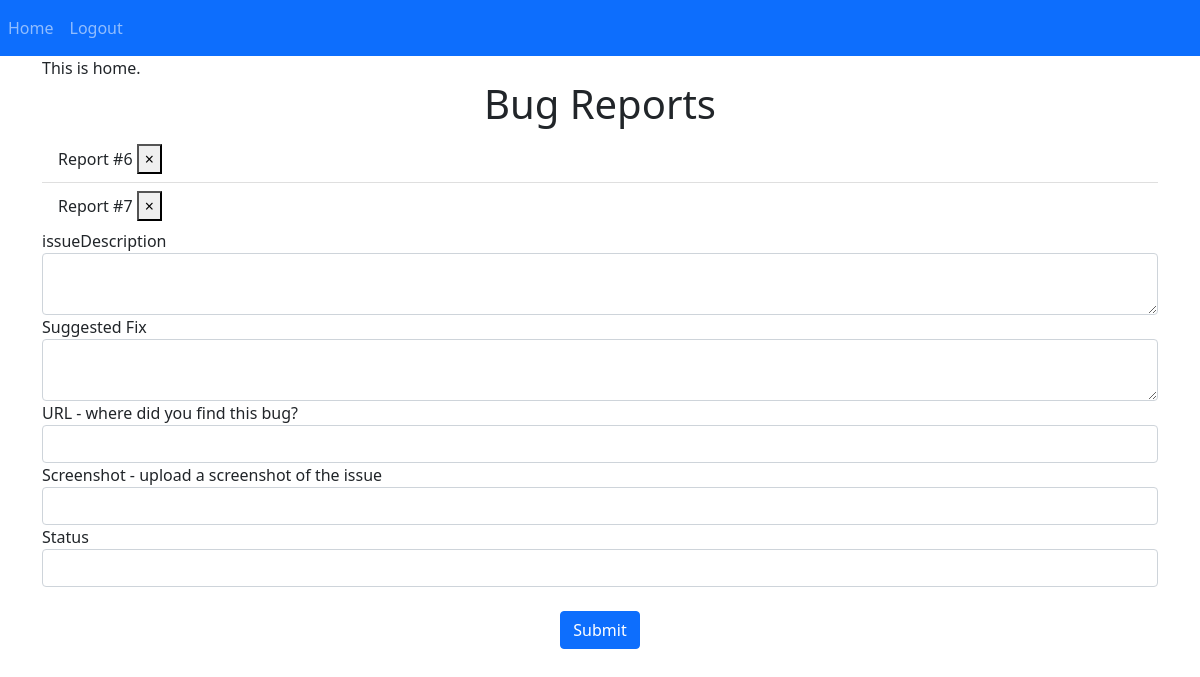
Page / (signed in) on the earlier database version.
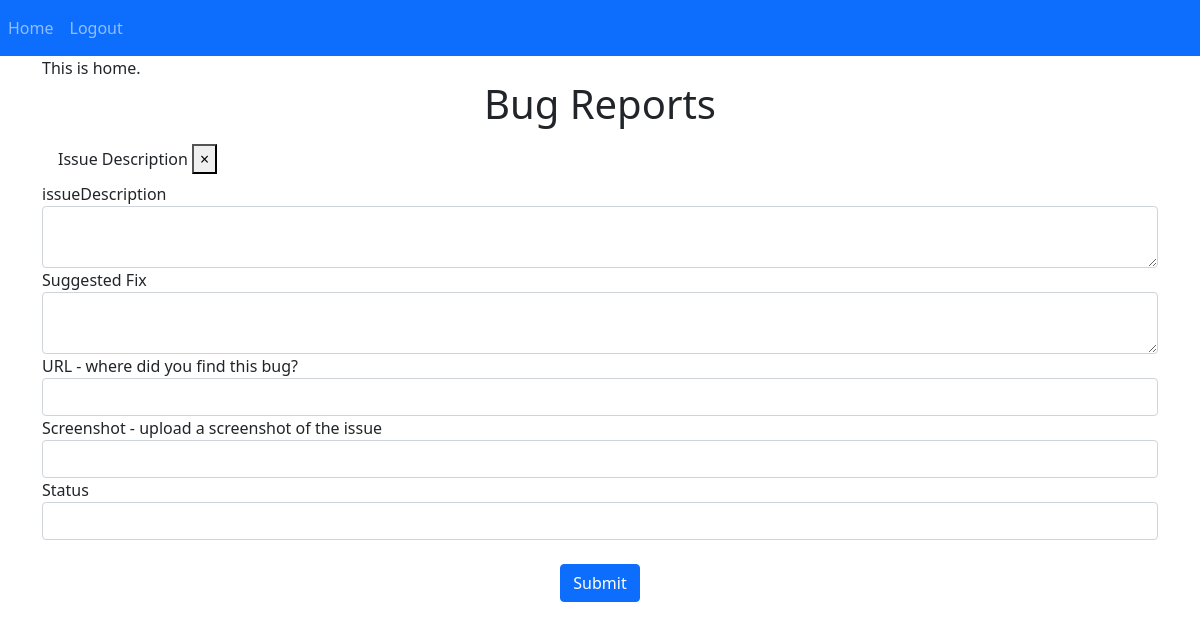
Same page on the later database version.
### website/models.py (models this page shows)
class Report(db.Model):
    id = db.Column(db.Integer, primary_key=True)
    issueDescription = db.Column(db.String(1500))
    url = db.Column(db.String(200))
    screenshot = db.Column(db.String(300))
    suggested_fix = db.Column(db.String(10000))
    resolution_status = db.Column(db.String(30))
    date = db.Column(db.DateTime(timezone=True), default=func.now())
    user_id = db.Column(db.Integer, db.ForeignKey('user.id'))

### website/views.py (the view, shortened to what this page needs)
@views.route('/', methods=['GET','POST'])
@login_required
def home():
    return render_template("home.html", user=current_user)

### website/__init__.py (called while the page is built)
def create_app():
    app = Flask(__name__)
    app.config['SECRET_KEY'] = 'random string'
    app.config['SQLALCHEMY_DATABASE_URI'] = f'sqlite:///{DB_NAME}'
    db.init_app(app)
    from .views import views
    from .auth import auth
    app.register_blueprint(views, url_prefix='/')
    app.register_blueprint(auth, url_prefix='/')
    from .models import User, Report
    create_database(app)
    login_manager = LoginManager()
    login_manager.login_view = 'auth.login'
    login_manager.init_app(app)
    @login_manager.user_loader
    def load_user(id):
        return User.query.get(int(id))
    return app

### website/templates/home.html
{% extends "base.html" %}{% block title %} Bug Report {% endblock %}
{% block content %} This is home.
<h1 align="center">Bug Reports</h1>
<ul class="list-group list-group-flush" id="reports">
    {% for report in user.reports %}
    <li class="list-group-item">{{ report.issueDescription }}
    <button type="button" class="close" onClick="deleteReport({{ report.id }})">
        <span aria-hidden="true">&times;</span>
    </button>
    </li>
    {% endfor %}
</ul>
    <form method="POST">
        <div class="form-group">
            <label>issueDescription</label>
            <textarea name="issueDescription" id="issueDescription" class="form-control"></textarea>
        </div>
        <div class="form-group">
            <label>Suggested Fix</label>
            <textarea name="suggested_fix" id="suggested_fix" class="form-control"></textarea>
        </div>
        <div class="form-group">
            <label>URL - where did you find this bug?</label>
            <input type="text" name="url" id="url" class="form-control">
        </div>
        <div class="form-group">
            <label>Screenshot - upload a screenshot of the issue</label>
            <input type="text" name="screenshot" id="screenshot" class="form-control">
        </div>
        <div class="form-group">
            <label>Status</label>
            <input type="text" name="resolution_status" id="resolution_status" class="form-control">
        </div>
        <br/>
        <div align="center">
            <button type="submit" class="btn btn-primary">Submit </button>
        </div>
    </form>
{% endblock %}

### website/templates/base.html (shortened to what this page needs)
<!DOCTYPE html>
<html lang="en">
<head>
    <link href="https://cdn.jsdelivr.net/npm/bootstrap@5.0.0-beta2/dist/css/bootstrap.min.css" rel="stylesheet">
</head>
<body>
    <nav class="navbar navbar-expand-lg navbar-dark bg-primary">
        <div class="collapse navbar-collapse" id="navbar">
            <div class="navbar-nav">
                {% if user.is_authenticated %}
                <a class="nav-item nav-link" id="home" href="/"> Home </a>
                <a class="nav-item nav-link" id="logout" href="/logout"> Logout </a>
                {% else %}
                <a class="nav-item nav-link" id="login" href="/login"> Login </a>
                <a class="nav-item nav-link" id="signUp" href="/sign-up"> Sign Up Now! </a>
                {% endif %}
            </div>
        </div>
    </nav>
    <div class="container">
        {% block content %}{% endblock %}
    </div>
</body>
</html>

Differences in the rows shown:
removed Report: issueDescription "Report #6"
removed Report: issueDescription "Report #7"
added Report: issueDescription "Issue Description"
